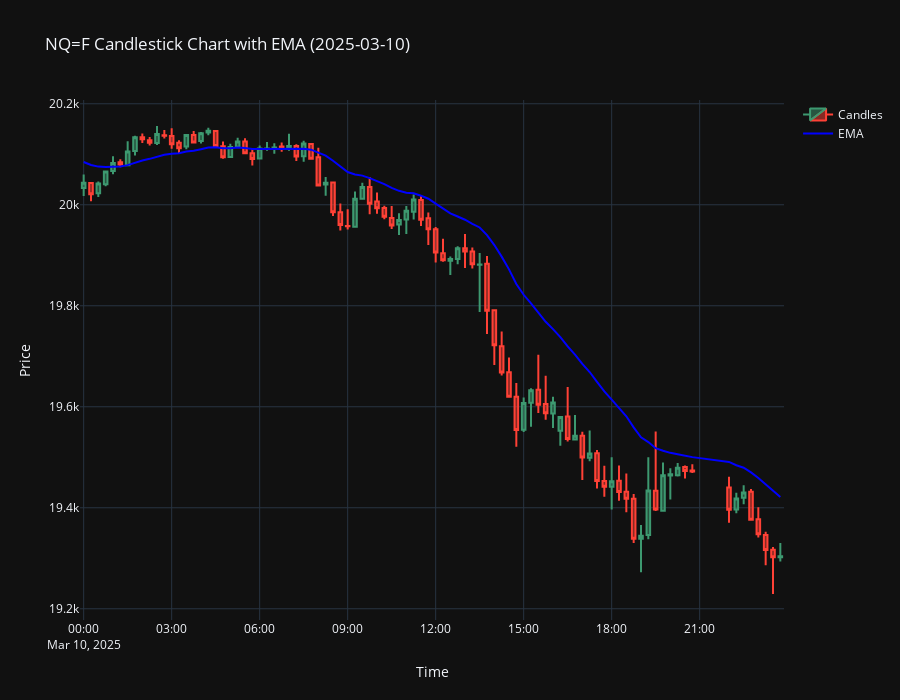

Here is the notebook cell this chart was saved with:
### Code cell
plot_candlestick_with_ema(nqdf, day='2025-03-10')
